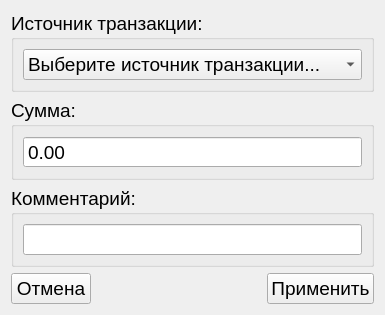
<?xml version="1.0" encoding="UTF-8"?>
<ui version="4.0">
 <class>TransactionForm</class>
 <widget class="QWidget" name="TransactionForm">
  <property name="geometry">
   <rect>
    <x>0</x>
    <y>0</y>
    <width>385</width>
    <height>206</height>
   </rect>
  </property>
  <property name="font">
   <font>
    <pointsize>14</pointsize>
   </font>
  </property>
  <property name="windowTitle">
   <string>Изменение баланса клиента</string>
  </property>
  <layout class="QGridLayout" name="gridLayout_4">
   <item row="0" column="0" colspan="3">
    <widget class="QGroupBox" name="groupBox">
     <property name="title">
      <string>Источник транзакции:</string>
     </property>
     <layout class="QGridLayout" name="gridLayout">
      <item row="0" column="0">
       <widget class="QComboBox" name="trans_source_s">
        <item>
         <property name="text">
          <string>Выберите источник транзакции...</string>
         </property>
        </item>
        <item>
         <property name="text">
          <string>Наличные</string>
         </property>
        </item>
        <item>
         <property name="text">
          <string>Безналичный расчет</string>
         </property>
        </item>
       </widget>
      </item>
     </layout>
    </widget>
   </item>
   <item row="1" column="0" colspan="3">
    <widget class="QGroupBox" name="groupBox_2">
     <property name="title">
      <string>Сумма:</string>
     </property>
     <layout class="QGridLayout" name="gridLayout_2">
      <item row="0" column="0">
       <widget class="QDoubleSpinBox" name="amount_e">
        <property name="buttonSymbols">
         <enum>QAbstractSpinBox::NoButtons</enum>
        </property>
        <property name="decimals">
         <number>2</number>
        </property>
        <property name="minimum">
         <double>-1000000.000000000000000</double>
        </property>
        <property name="maximum">
         <double>1000000.000000000000000</double>
        </property>
       </widget>
      </item>
     </layout>
    </widget>
   </item>
   <item row="2" column="0" colspan="3">
    <widget class="QGroupBox" name="groupBox_3">
     <property name="title">
      <string>Комментарий:</string>
     </property>
     <layout class="QGridLayout" name="gridLayout_3">
      <item row="0" column="0">
       <widget class="QLineEdit" name="comment_e"/>
      </item>
     </layout>
    </widget>
   </item>
   <item row="3" column="0">
    <widget class="QPushButton" name="cancel_b">
     <property name="text">
      <string>Отмена</string>
     </property>
    </widget>
   </item>
   <item row="3" column="1">
    <spacer name="horizontalSpacer">
     <property name="orientation">
      <enum>Qt::Horizontal</enum>
     </property>
     <property name="sizeHint" stdset="0">
      <size>
       <width>128</width>
       <height>20</height>
      </size>
     </property>
    </spacer>
   </item>
   <item row="3" column="2">
    <widget class="QPushButton" name="make_b">
     <property name="text">
      <string>Применить</string>
     </property>
    </widget>
   </item>
  </layout>
 </widget>
 <resources/>
 <connections/>
</ui>
